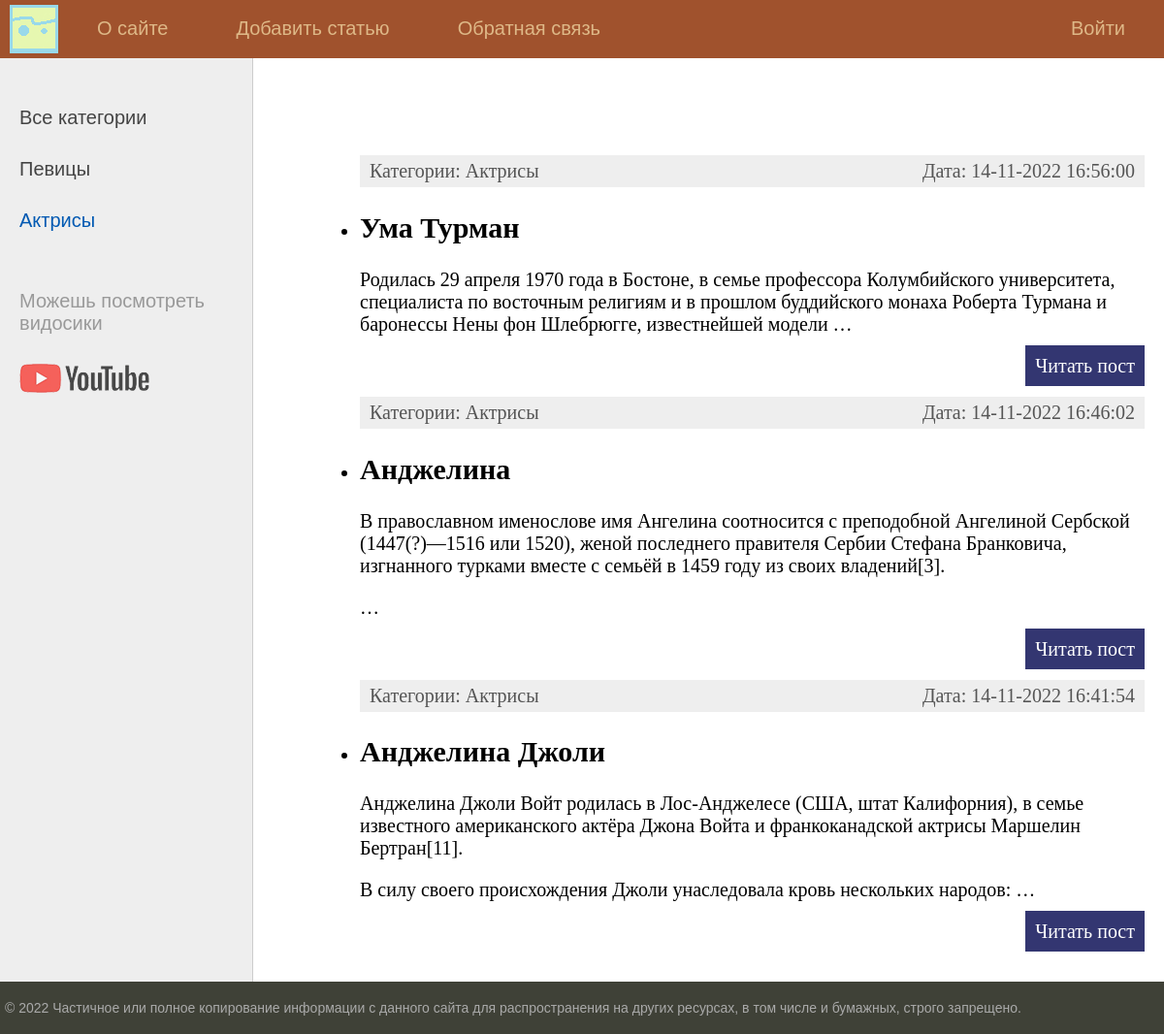
Page /category/1/ on the committed database.
### women/models.py (models this page shows, shortened)
class Category(models.Model):
    name = models.CharField(max_length=100, db_index=True, verbose_name='Категория')
    def __str__(self):
        return self.name
    def get_absolute_url(self):
        return reverse('category', kwargs={'cat_id': self.pk})
    class Meta:
        verbose_name = 'Категорию'
        verbose_name_plural = 'Категории'
        ordering = ['id']

class Women(models.Model):
    title = models.CharField(max_length=255, verbose_name='Заголовок')
    content = models.TextField(blank=True, verbose_name='Текст статьи')
    photo = models.FileField(upload_to="photos/%Y/%m/%d/", verbose_name='Фото')
    time_create = models.DateTimeField(auto_now_add=True, verbose_name='Время создания')
    time_update = models.DateTimeField(auto_now=True, verbose_name='Время изменения')
    is_published = models.BooleanField(default=True, verbose_name='Публикация')
    cat = models.ForeignKey('Category', on_delete=models.PROTECT, null = True, verbose_name='Категории')
    def get_absolute_url(self):
        return reverse('post', kwargs={'post_id': self.pk})
    class Meta:
        verbose_name = 'Женщину'
        verbose_name_plural = 'Женщины'
        ordering = ['-time_create', 'title']

### women/views.py (the view)
# urls.py: path('category/<int:cat_id>/', show_category, name='category'),
def show_category(request, cat_id):
    posts = Women.objects.filter(cat_id=cat_id)
    if len(posts) == 0:
        raise Http404()
    context = {
        'posts': posts,
        'menu': menu,
        'title': 'Актрисы',
        'cat_selected': cat_id,
    }
    return render(request, 'women/index.html', context=context)

### women/templatetags/women_tags.py (called while the page is built)
@register.inclusion_tag('women/list_categories.html')
def show_categories(sort=None, cat_selected=0):
    if not sort:
        cats = Category.objects.all()
    else:
        cats = Category.objects.order_by(sort)
    return {"cats": cats, 'cat_selected': cat_selected}

### women/templates/women/index.html (shortened to what this page needs)
{% extends 'women/base.html' %}
{% block content %}
<ul class = "List-articles">
    {% for p in posts %}
            <li><div class="article-panel">
    <p class="first">Категории: {{p.cat}}</p>
    <p class="last">Дата: {{p.time_update|date:'d-m-Y H:i:s'}}</p>
</div>
                <h2>{{p.title}}</h2>
        {% autoescape on %}
        <p>{{p.content|linebreaks| truncatewords:30}}</p>
        {% endautoescape %}
            <p class="link-read-post"><a href="{{ p.get_absolute_url }}">Читать пост</a></p>
            </li>
    {% endfor %}
</ul>
{% endblock %}

### women/templates/women/list_categories.html
{% for c in cats %}
	{% if c.pk == cat_selected %}
		<li class="selected">{{c.name}}</li>
	{% else %}
		<li><a href="{{ c.get_absolute_url }}">{{c.name}}</a></li>
	{% endif %}
{% endfor %}

### women/static/women/css/styles1.css (style rules this page uses)
html, body { font-family: 'Arial'; margin: 0; padding: 0; height: 100%; width: 100%; color: #444; }
a { color: #0059b2; text-decoration: none; }
p.link-read-post { text-align: right; }
p.link-read-post a { padding: 10px; min-width: 100px; background: #333671; color: #fff; text-decoration: none; }
div.article-panel { background: #eee; padding: 5px 10px 5px 10px; box-sizing: border-box; overflow: hidden; color: #555; }
div.article-panel p.first { margin: 0; float: left; }
div.article-panel p.last { margin: 0; float: right; }
.left-chapters ul li { margin: 30px 0 0 0; color: #999; }
.left-chapters ul li.selected { color: #0059b2; }
.left-chapters ul li a { color: #444; text-decoration: none; }

### rows in the picture
Category: name "Певицы"
Category: name "Актрисы"
Women: cat "Актрисы", time_update "14-11-2022 16:56:00", title "Ума Турман", content "Родилась 29 апреля 1970 года в Бостоне, в семье профессора Колумбийского университета, специалиста по восточным религиям и в прошлом буддийского монаха Роберта Турмана и баронессы Нены фон Шлебрюгге, известнейшей модели …"
Women: cat "Актрисы", time_update "14-11-2022 16:46:02", title "Анджелина", content "В православном именослове имя Ангелина соотносится с преподобной Ангелиной Сербской (1447(?)—1516 или 1520), женой последнего правителя Сербии Стефана Бранковича, изгнанного турками вместе с семьёй в 1459 году из своих владений[3]. …"
Women: cat "Актрисы", time_update "14-11-2022 16:41:54", title "Анджелина Джоли", content "Анджелина Джоли Войт родилась в Лос-Анджелесе (США, штат Калифорния), в семье известного американского актёра Джона Войта и франкоканадской актрисы Маршелин Бертран[11]. В силу своего происхождения Джоли унаследовала кровь нескольких народов: …"

### other values in the picture
{{ m.title }} "O сайте" "Добавить статью" "Обратная связь"
{{ m.title }} "Войти"
